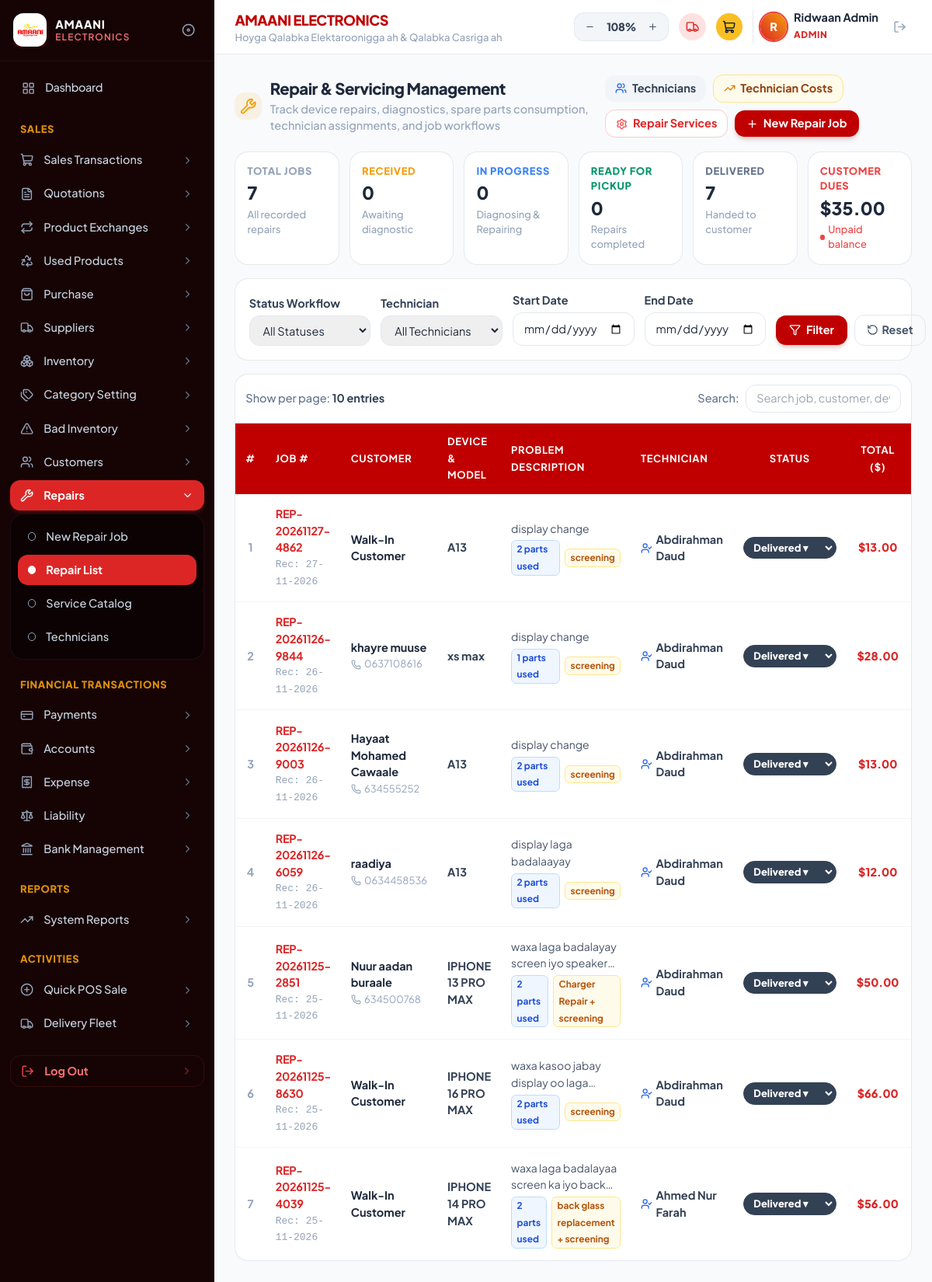
The page /repairs.php (signed in) on the database its author committed.
### tables this page shows
CREATE TABLE `repair_jobs` (
  `id` int(11) NOT NULL AUTO_INCREMENT,
  `job_number` varchar(50) NOT NULL,
  `customer_id` int(11) DEFAULT NULL,
  `customer_name` varchar(150) NOT NULL,
  `customer_phone` varchar(50) DEFAULT '',
  `device_model` varchar(150) NOT NULL,
  `brand` varchar(100) DEFAULT '',
  `serial_imei` varchar(100) DEFAULT '',
  `passcode` varchar(100) DEFAULT '',
  `reported_problem` text DEFAULT NULL,
  `diagnostic_notes` text DEFAULT NULL,
  `technician_id` int(11) DEFAULT NULL,
  `technician_name` varchar(150) DEFAULT 'Unassigned',
  `technician_cost` decimal(10,2) DEFAULT 0.00,
  `service_id` int(11) DEFAULT NULL,
  `service_name` varchar(150) DEFAULT '',
  `service_cost` decimal(10,2) DEFAULT 0.00,
  `parts_cost` decimal(10,2) DEFAULT 0.00,
  `discount` decimal(10,2) DEFAULT 0.00,
  `total_amount` decimal(10,2) DEFAULT 0.00,
  `paid_amount` decimal(10,2) DEFAULT 0.00,
  `status` enum('Received','In Progress','Ready','Delivered','Cancelled') DEFAULT 'Received',
  `payment_method` varchar(50) DEFAULT 'Cash',
  `intake_date` date DEFAULT NULL,
  `expected_date` date DEFAULT NULL,
  `branch` varchar(100) DEFAULT 'Boorama Branch',
  `created_by` varchar(100) DEFAULT 'Admin',
  `created_at` timestamp NULL DEFAULT current_timestamp(),
  PRIMARY KEY (`id`),
  UNIQUE KEY `job_number` (`job_number`)
);

### repairs.php (the view, shortened to what the rows shown need)
<?php
require_once __DIR__ . '/includes/header.php';
require_once __DIR__ . '/includes/sidebar.php';
$whereClauses = ["1=1"];
$params = [];
$whereSql = implode(' AND ', $whereClauses);
$perPage = 10;
$page = max(1, intval($_GET['page'] ?? 1));
$offset = ($page - 1) * $perPage;
$query = "
    SELECT j.*,
    (SELECT COUNT(*) FROM repair_job_parts p WHERE p.repair_id = j.id) AS parts_count
    FROM repair_jobs j
    WHERE $whereSql
    ORDER BY j.id DESC
    LIMIT $perPage OFFSET $offset
";
$stmt = $pdo->prepare($query);
$stmt->execute($params);
$repairJobs = $stmt->fetchAll(PDO::FETCH_ASSOC);
?>
<main class="flex-1 min-w-0 space-y-4">
    <div class="flex flex-col lg:flex-row lg:items-center lg:justify-between gap-3">
        <div class="flex items-center gap-2.5">
            <div>
                <h1 class="text-lg font-black text-slate-800 tracking-tight">Repair &amp; Servicing Management</h1>
            </div>
        </div>
    </div>
    <div class="bg-white rounded-2xl border border-slate-200/90 shadow-xs overflow-hidden">
        <div class="overflow-x-auto">
            <table class="w-full text-left border-collapse text-xs">
                <thead>
                    <tr class="bg-[#c00000] text-white uppercase text-[10px] font-black tracking-wider">
                        <th class="py-3 px-3 w-10 text-center">#</th>
                        <th class="py-3 px-3">Job #</th>
                        <th class="py-3 px-3">Customer</th>
                        <th class="py-3 px-3">Device &amp; Model</th>
                        <th class="py-3 px-3">Problem Description</th>
                        <th class="py-3 px-3">Technician</th>
                        <th class="py-3 px-3 text-center">Status</th>
                        <th class="py-3 px-3 text-center">Total ($)</th>
                        <th class="py-3 px-3 text-center">Balance Due</th>
                    </tr>
                </thead>
                <tbody class="divide-y divide-slate-100">
                    <?php if (empty($repairJobs)): ?>
                        <tr>
                            <td colspan="10" class="py-10 text-center text-slate-400 font-medium">
                                Wax dayactir ah laguma helin xogtaan. Guji "New Repair Job" si aad u diiwaangeliso shaqo cusub.
                            </td>
                        </tr>
                    <?php else: ?>
                        <?php foreach ($repairJobs as $idx => $job): ?>
                            <?php
                            $status = $job['status'];
                            ?>
                            <tr class="hover:bg-slate-50/70 transition-colors">
                                <td class="py-3.5 px-3 text-center font-bold text-slate-400">
                                    <?= $offset + $idx + 1 ?>
                                </td>
                                <td class="py-3.5 px-3">
                                    <span class="font-bold text-red-600 block tracking-tight"><?= htmlspecialchars($job['job_number']) ?></span>
                                    <span class="text-[10px] text-slate-400 block font-mono">Rec: <?= date('d-m-Y', strtotime($job['intake_date'] ?? $job['created_at'])) ?></span>
                                </td>
                                <td class="py-3.5 px-3">
                                    <span class="font-bold text-slate-800 block"><?= htmlspecialchars($job['customer_name']) ?></span>
                                    <?php if (!empty($job['customer_phone'])): ?>
                                        <span class="text-[10px] text-slate-400 flex items-center gap-1">
                                            <i data-lucide="phone" class="w-3 h-3 text-slate-400"></i>
                                            <?= htmlspecialchars($job['customer_phone']) ?>
                                        </span>
                                    <?php endif; ?>
                                </td>
                                <td class="py-3.5 px-3">
                                    <span class="font-bold text-slate-700 block"><?= htmlspecialchars($job['device_model']) ?></span>
                                </td>
                                <td class="py-3.5 px-3 max-w-[240px]">
                                    <p class="text-[11px] text-slate-600 line-clamp-2"><?= htmlspecialchars($job['reported_problem']) ?></p>
                                    <div class="flex items-center gap-1.5 mt-1">
                                        <?php if ($job['parts_count'] > 0): ?>
                                            <span class="inline-block px-1.5 py-0.2 rounded-md bg-blue-50 text-blue-700 font-bold text-[9px] border border-blue-200">
                                                <?= $job['parts_count'] ?> parts used
                                            </span>
                                        <?php endif; ?>
                                        <?php if (!empty($job['service_name'])): ?>
                                            <span class="inline-block px-1.5 py-0.2 rounded-md bg-amber-50 text-amber-700 font-bold text-[9px] border border-amber-200">
                                                <?= htmlspecialchars($job['service_name']) ?>
                                            </span>
                                        <?php endif; ?>
                                    </div>
                                </td>
                                <td class="py-3.5 px-3">
                                    <?php if (!empty($job['technician_name']) && $job['technician_name'] !== 'Unassigned'): ?>
                                        <div class="flex items-center gap-1 text-slate-700 font-bold">
                                            <i data-lucide="user-check" class="w-3.5 h-3.5 text-blue-600 shrink-0"></i>
                                            <span><?= htmlspecialchars($job['technician_name']) ?></span>
                                        </div>
                                    <?php else: ?>
                                        <span class="inline-block px-2 py-0.5 rounded-md bg-slate-100 text-slate-500 font-bold text-[10px] border border-slate-200">
                                            Unassigned
                                        </span>
                                    <?php endif; ?>
                                </td>
                                <td class="py-3.5 px-3 text-center">
                                    <form method="POST" action="repairs.php">
                                        <select name="new_status" onchange="this.form.submit()"
                                                class="px-2 py-1 rounded-full text-[10px] font-black cursor-pointer outline-none border transition-all
                                                <?= $status === 'Ready' ? 'bg-emerald-600 text-white border-emerald-600' : '' ?>
                                                <?= $status === 'Received' ? 'bg-amber-400 text-slate-900 border-amber-400' : '' ?>
                                                <?= $status === 'In Progress' ? 'bg-blue-600 text-white border-blue-600' : '' ?>
                                                <?= $status === 'Delivered' ? 'bg-slate-700 text-white border-slate-700' : '' ?>
                                                <?= $status === 'Cancelled' ? 'bg-red-600 text-white border-red-600' : '' ?>
                                                ">
                                            <option value="Delivered" <?= $status === 'Delivered' ? 'selected' : '' ?>>Delivered ▾</option>
                                        </select>
                                    </form>
                                </td>
                                <td class="py-3.5 px-3 text-center font-black text-red-600">
                                    $<?= number_format($job['total_amount'], 2) ?>
                                </td>
                                <td class="py-3.5 px-3 text-center">
                                </td>
                            </tr>
                        <?php endforeach; ?>
                    <?php endif; ?>
                </tbody>
            </table>
        </div>
    </div>
</main>
<?php require_once __DIR__ . '/includes/footer.php'; ?>

### rows shown on the page
repair_jobs: idx "1", job_number "REP-20261127-4862", intake_date "27-11-2026", customer_name "Walk-In Customer", device_model "A13", reported_problem "display change", parts_count "2", service_name "screening", technician_name "Abdirahman Daud", new_status "Delivered ▾", total_amount "13.00"
repair_jobs: idx "2", job_number "REP-20261126-9844", intake_date "26-11-2026", customer_name "khayre muuse", customer_phone "0637108616", device_model "xs max", reported_problem "display change", parts_count "1", service_name "screening", technician_name "Abdirahman Daud", new_status "Delivered ▾", total_amount "28.00"
repair_jobs: idx "3", job_number "REP-20261126-9003", intake_date "26-11-2026", customer_name "Hayaat Mohamed Cawaale", customer_phone "634555252", device_model "A13", reported_problem "display change", parts_count "2", service_name "screening", technician_name "Abdirahman Daud", new_status "Delivered ▾", total_amount "13.00"
repair_jobs: idx "4", job_number "REP-20261126-6059", intake_date "26-11-2026", customer_name "raadiya", customer_phone "0634458536", device_model "A13", reported_problem "display laga badalaayay", parts_count "2", service_name "screening", technician_name "Abdirahman Daud", new_status "Delivered ▾", total_amount "12.00"
repair_jobs: idx "5", job_number "REP-20261125-2851", intake_date "25-11-2026", customer_name "Nuur aadan buraale", customer_phone "634500768", device_model "IPHONE 13 PRO MAX", reported_problem "waxa laga badalayay screen iyo…", parts_count "2", service_name "Charger Repair + screening", technician_name "Abdirahman Daud", new_status "Delivered ▾", total_amount "50.00"
repair_jobs: idx "6", job_number "REP-20261125-8630", intake_date "25-11-2026", customer_name "Walk-In Customer", device_model "IPHONE 16 PRO MAX", reported_problem "waxa kasoo jabay display oo…", parts_count "2", service_name "screening", technician_name "Abdirahman Daud", new_status "Delivered ▾", total_amount "66.00"
repair_jobs: idx "7", job_number "REP-20261125-4039", intake_date "25-11-2026", customer_name "Walk-In Customer", device_model "IPHONE 14 PRO MAX", reported_problem "waxa laga badalayaa screen ka iyo…", parts_count "2", service_name "back glass replacement + screening", technician_name "Ahmed Nur Farah", new_status "Delivered ▾", total_amount "56.00"

### other values the page prints
$userInitial "R"
$userName "Ridwaan Admin"
$userRole "ADMIN"
$totalJobs "7"
$totalReceived "0"
$totalInProgress "0"
$totalReady "0"
$totalDelivered "7"
$totalCustomerDues "35.00"
